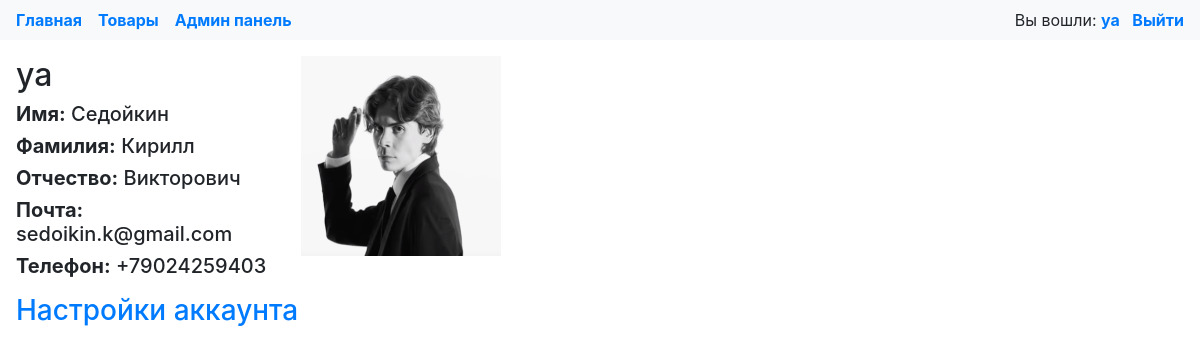
Page /account/ (signed in) on the earlier database version.
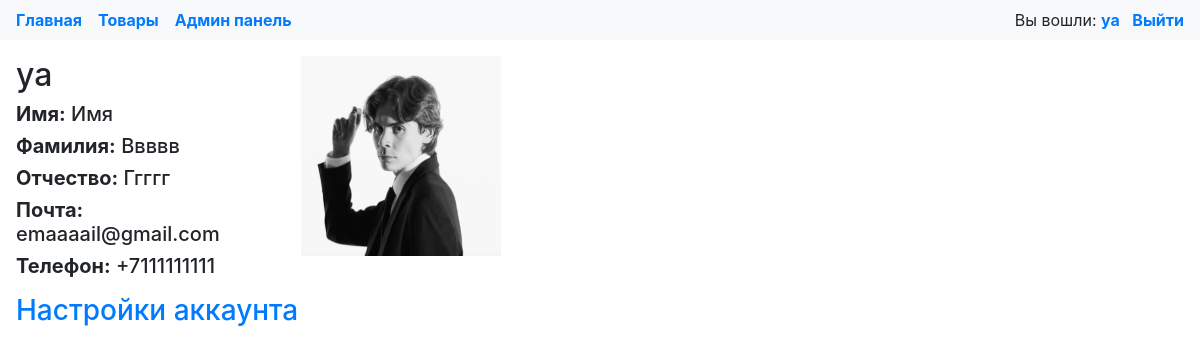
Same page on the later database version.
### account/models.py (models this page shows, shortened)
class UserInfo(models.Model):
    image = models.ImageField(upload_to='static/images/',
                              default='static/images/default.png')
    user = models.OneToOneField('auth.User', on_delete=models.CASCADE)
    phone = models.CharField(max_length=20, default='')
    email = models.CharField(max_length=100, default='')
    name = models.CharField(max_length=100, default='')
    surname = models.CharField(max_length=100, default='')
    patronymic = models.CharField(max_length=100, default='')
    class Meta:
        verbose_name = 'Информация о пользователе'
        verbose_name_plural = 'Информация о пользователях'

### account/views.py (the view)
# urls.py: path('', views.account_home, name='account_home'),
@login_required(login_url='login')
def account_home(request):
    user_info = UserInfo.objects.get(user=request.user)
    data = {
        'user_info': user_info,
    }
    return render(request, 'account/account_home.html', data)

### account/templates/account/account_home.html (shortened to what this page needs)
{% extends 'shop/layout.html' %}
{% block content %}
    <div class="row mr-0">
        <div class="col-md-3">
            <h2>{{ user_info.user.username }}</h2>
            <h5><strong>Имя:</strong> {{ user_info.name }}</h5>
            <h5><strong>Фамилия:</strong> {{ user_info.surname }}</h5>
            <h5><strong>Отчество:</strong> {{ user_info.patronymic }}</h5>
            <h5><strong>Почта:</strong> {{ user_info.email }}</h5>
            <h5><strong>Телефон:</strong> {{ user_info.phone }}</h5>
        </div>
        <img id="bbb" src="{{ user_info.image.url }}" alt="пипецкапец(("
             style="max-width: 200px; max-height: 200px"><br>
    </div>
    <div class="mt-2">
        <a href="{% url 'settings' %}"><h3>Настройки аккаунта</h3></a>
    </div>
{% endblock %}

Differences in the rows shown:
changed UserInfo "ya": name "Седойкин" → "Имя"; surname "Кирилл" → "Ввввв"; patronymic "Викторович" → "Ггггг"; email "sedoikin.k@gmail.com" → "emaaaail@gmail.com"; phone "+79024259403" → "+7111111111"
